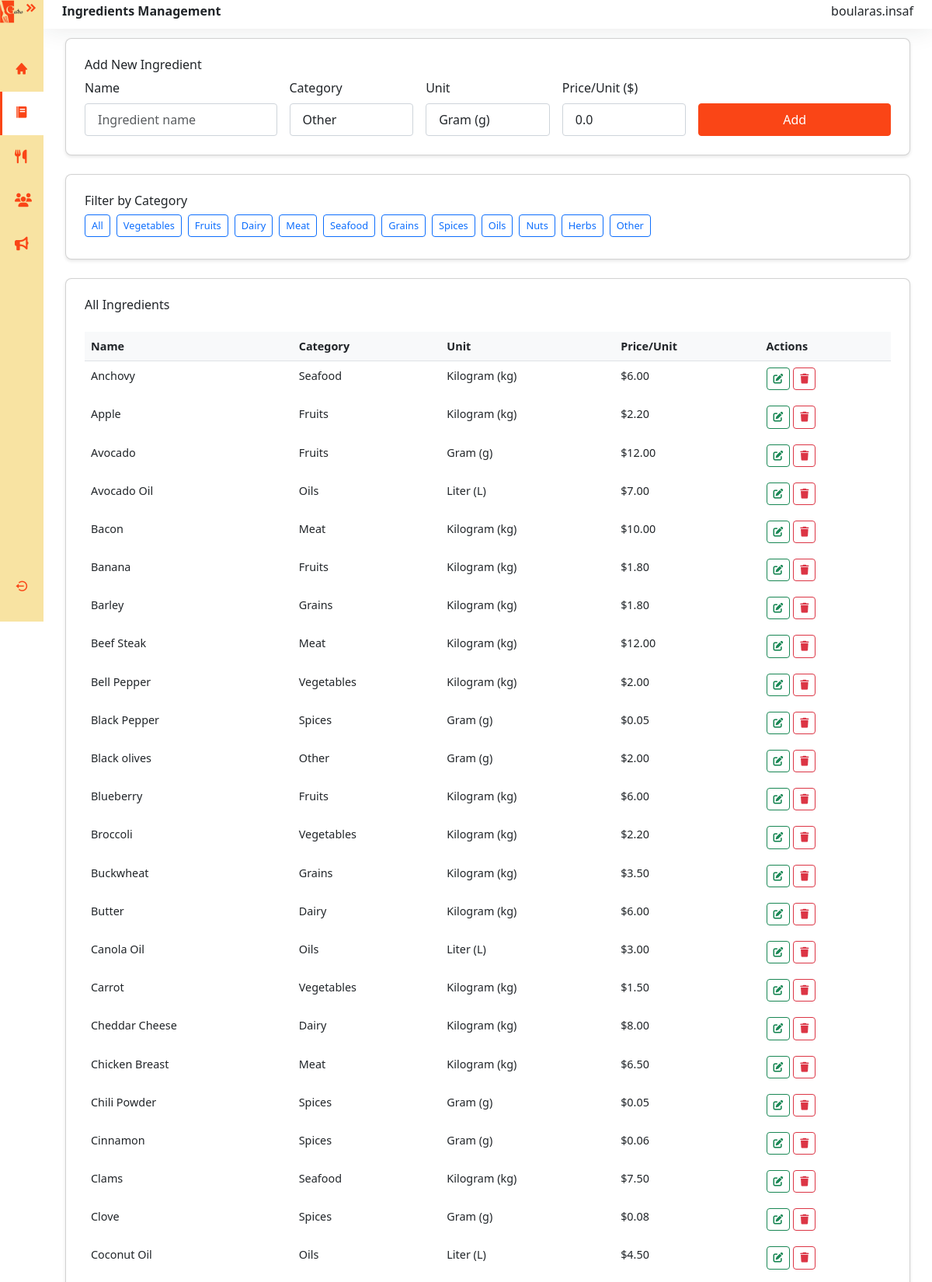
/menu/ingredients/ (signed in, upper part), run on the app's committed database.
### restaurant/models.py (models this page shows)
class User(AbstractUser):
    USER_TYPES = (
        ('PDG', 'PDG'),
        ('MANAGER', 'Manager'),
        ('CHEF', 'Chef'),
        ('SERVER', 'Server'),
        ('DELIVERY', 'Delivery Person'),
        ('CLIENT', 'Client'),
        ('SUPPLIER', 'Supplier'),
    )
    user_type = models.CharField(max_length=10, choices=USER_TYPES)
    phone = models.CharField(max_length=20)
    groups = models.ManyToManyField(
        'auth.Group',
        verbose_name='groups',
        blank=True,
        help_text='The groups this user belongs to.',
        related_name="restaurant_user_groups",
        related_query_name="restaurant_user",
    )
    user_permissions = models.ManyToManyField(
        'auth.Permission',
        verbose_name='user permissions',
        blank=True,
        help_text='Specific permissions for this user.',
        related_name="restaurant_user_permissions",
        related_query_name="restaurant_user",
    )

### menu/models.py (models this page shows, shortened)
class Ingredient(models.Model):
    CATEGORY_CHOICES = [
        ('vegetables', 'Vegetables'),
        ('fruits', 'Fruits'),
        ('dairy', 'Dairy'),
        ('meat', 'Meat'),
        ('seafood', 'Seafood'),
        ('grains', 'Grains'),
        ('spices', 'Spices'),
        ('oils', 'Oils'),
        ('nuts', 'Nuts'),
        ('herbs', 'Herbs'),
        ('other', 'Other'),
    ]
    UNIT_CHOICES = [
        ('kg', 'Kilogram (kg)'),
        ('g', 'Gram (g)'),
        ('L', 'Liter (L)'),
        ('ml', 'Milliliter (ml)'),
        ('pc', 'Piece (pc)'),
        ('tsp', 'Teaspoon (tsp)'),
        ('tbsp', 'Tablespoon (tbsp)'),
    ]
    name = models.CharField(max_length=100)
    category = models.CharField(
        max_length=20,
        choices=CATEGORY_CHOICES,
        default='other'
    )
    unit = models.CharField(
        max_length=10,
        choices=UNIT_CHOICES,
        default='g'
    )
    price_per_unit = models.DecimalField(
        max_digits=8,
        decimal_places=2,
        default=0.00
    )

### menu/views.py (the view)
# urls.py: path('ingredients/', views.ingredients_view, name='ingredients'),
def ingredients_view(request, pk=None):
    category_filter = request.GET.get('category', 'all')
    if category_filter != 'all':
        ingredients = Ingredient.objects.filter(category=category_filter).order_by('name')
    else:
        ingredients = Ingredient.objects.all().order_by('name')
    ingredient = None
    is_editing = False
    if pk:
        ingredient = get_object_or_404(Ingredient, pk=pk)
        is_editing = True
    if request.method == 'POST':
        form = IngredientForm(request.POST, instance=ingredient)
        if form.is_valid():
            form.save()
            messages.success(request, f"Ingredient {'updated' if is_editing else 'added'} successfully!")
            return redirect('ingredients')
    else:
        form = IngredientForm(instance=ingredient)
    context = {
        'ingredients': ingredients,
        'form': form,
        'is_editing': is_editing,
        'current_ingredient': ingredient,
        'category_choices': Ingredient.CATEGORY_CHOICES
    }
    return render(request, 'pdg/ingredients.html', context)

### menu/forms.py
class IngredientForm(forms.ModelForm):
    class Meta:
        model = Ingredient
        fields = ['name', 'category', 'unit', 'price_per_unit']
        widgets = {
            'name': forms.TextInput(attrs={
                'class': 'form-control',
                'placeholder': 'Ingredient name'
            }),
            'category': forms.Select(attrs={
                'class': 'form-control'
            }),
            'unit': forms.Select(attrs={
                'class': 'form-control'
            }),
            'price_per_unit': forms.NumberInput(attrs={
                'class': 'form-control',
                'placeholder': '0.00',
                'step': '0.01'
            })
        }

### templates/pdg/ingredients.html (shortened to what this page needs)
{% extends 'pdg/base.html' %}
{% load static %}
{% block extra_css %}
<link rel="stylesheet" href="https://cdnjs.cloudflare.com/ajax/libs/twitter-bootstrap/5.3.0/css/bootstrap.min.css">
<link rel="stylesheet" href="https://cdn.datatables.net/2.2.2/css/dataTables.bootstrap5.css">
<link rel="stylesheet" href="{% static 'styles/pdg/employee.css' %}">
<link rel="stylesheet" href="{% static 'styles/pdg/ingredients.css' %}">
{% endblock %}
{% block menu_active %}activate{% endblock %}
{% block content %}
<div class="main bg-white">
  <nav class="navbar navbar-expand bg-basic d-flex justify-content-between">
    <h6 class="fw-bold">Ingredients Management</h6>
    <h6>{{ request.session.display_username }}</h6>
  </nav>
  <main class="content px-3 py-1">
    <div class="container mt-2 mb-4">
      <div class="card mb-4">
        <div class="card-body">
          <h6 class="card-title">
            {% if is_editing %}
              Edit Ingredient: {{ current_ingredient.name }}
            {% else %}
              Add New Ingredient
            {% endif %}
          </h6>
          <form method="post" class="row g-3 align-items-end">
            <div class="col-md-3">
              <label class="form-label">Name</label>
              {{ form.name }}
            </div>
            <div class="col-md-2">
              <label class="form-label">Category</label>
              {{ form.category }}
            </div>
            <div class="col-md-2">
              <label class="form-label">Unit</label>
              {{ form.unit }}
            </div>
            <div class="col-md-2">
              <label class="form-label">Price/Unit ($)</label>
              {{ form.price_per_unit }}
            </div>
            <div class="col-md-3 d-flex gap-2">
              <button type="submit" class="btn btn1 flex-grow-1">
                {% if is_editing %}Update{% else %}Add{% endif %}
              </button>
            </div>
          </form>
        </div>
      </div>
      <div class="card mb-4">
        <div class="card-body">
          <h6 class="card-title">Filter by Category</h6>
          <div class="d-flex flex-wrap gap-2">
            <a href="?category=all" class="btn btn-sm btn-outline-primary">All</a>
            {% for value, label in category_choices %}
              <a href="?category={{ value }}" class="btn btn-sm btn-outline-primary">{{ label }}</a>
            {% endfor %}
          </div>
        </div>
      </div>
      <div class="card">
        <div class="card-body">
          <div class="d-flex justify-content-between mb-3">
            <h6>All Ingredients</h6>
          </div>
          <div class="table-responsive">
            <table id="example" class="table table-hover">
              <thead>
                <tr>
                  <th>Name</th>
                  <th>Category</th>
                  <th>Unit</th>
                  <th>Price/Unit</th>
                  <th>Actions</th>
                </tr>
              </thead>
              <tbody>
                {% for ing in ingredients %}
                <tr class="{% if is_editing and current_ingredient.id == ing.id %}table-active{% endif %}">
                  <td>{{ ing.name }}</td>
                  <td>{{ ing.get_category_display }}</td>
                  <td>{{ ing.get_unit_display }}</td>
                  <td>${{ ing.price_per_unit }}</td>
                  <td>
                    <a href="{% url 'ingredients' ing.id %}" class="btn btn-sm btn-outline-success">
                      <i class="fas fa-edit"></i>
                    </a>
                    <a href="{% url 'delete_ingredient' ing.id %}" class="btn btn-sm btn-outline-danger">
                      <i class="fas fa-trash"></i>
                    </a>
                  </td>
                </tr>
                {% empty %}
                <tr>
                  <td colspan="5" class="text-center">No ingredients found</td>
                </tr>
                {% endfor %}
              </tbody>
            </table>
          </div>
        </div>
      </div>
    </div>
  </main>
</div>
{% endblock %}

### static/styles/pdg/base.css (style rules this page uses)
:root { --mainColor:#FA4516; --secondColor:#F8E3A2; }
.main { display: flex; flex-direction: column; min-height: 100vh; width: 100%; overflow: hidden; transition: all 0.25s ease-in-out; background-color: rgb(255, 255, 255); margin-left: 3.5rem; padding:0rem; }

### static/styles/pdg/employee.css (style rules this page uses)
:root { --mainColor:#FA4516; --secondColor:#F8E3A2; }
.navbar { background-color: white; box-shadow:0 0 2rem 0 rgba(33, 37,41 , .1) ; padding: 0.3rem 1.5rem; }
td { border: 0; }
td a { text-decoration: none; }
h6 { transition: color 0.3s; cursor: pointer; }

### static/styles/pdg/ingredients.css (style rules this page uses)
.card { border-radius: 8px; box-shadow: 0 2px 4px rgba(0,0,0,0.1); }
.card-body { padding: 1.5rem; }
.form-label { font-weight: 500; margin-bottom: 0.5rem; display: block; }
.form-control { height: calc(1.5em + 1rem + 2px); padding: 0.5rem 1rem; border-radius: 4px; border: 1px solid #ced4da; width: 100%; }
.btn { padding: 0.5rem 1rem; border-radius: 4px; font-weight: 500; transition: all 0.2s; }
.btn1 { background-color: var(--mainColor); border-color: var(--mainColor); color: white; }
.btn-sm { padding: 0.25rem 0.5rem; font-size: 0.8rem; margin-bottom: 0.25rem; }
.table { font-size: 0.9rem; }
.table th { font-weight: 600; background-color: #f8f9fa; }

### data on the page
User: session.display_username "boularas.insaf"
Ingredient: name "Anchovy", category "Seafood", unit "Kilogram (kg)", price_per_unit "6.00"
Ingredient: name "Apple", category "Fruits", unit "Kilogram (kg)", price_per_unit "2.20"
Ingredient: name "Avocado", category "Fruits", unit "Gram (g)", price_per_unit "12.00"
Ingredient: name "Avocado Oil", category "Oils", unit "Liter (L)", price_per_unit "7.00"
Ingredient: name "Bacon", category "Meat", unit "Kilogram (kg)", price_per_unit "10.00"
Ingredient: name "Banana", category "Fruits", unit "Kilogram (kg)", price_per_unit "1.80"
Ingredient: name "Barley", category "Grains", unit "Kilogram (kg)", price_per_unit "1.80"
Ingredient: name "Beef Steak", category "Meat", unit "Kilogram (kg)", price_per_unit "12.00"
Ingredient: name "Bell Pepper", category "Vegetables", unit "Kilogram (kg)", price_per_unit "2.00"
Ingredient: name "Black Pepper", category "Spices", unit "Gram (g)", price_per_unit "0.05"
Ingredient: name "Black olives", category "Other", unit "Gram (g)", price_per_unit "2.00"
Ingredient: name "Blueberry", category "Fruits", unit "Kilogram (kg)", price_per_unit "6.00"
Ingredient: name "Broccoli", category "Vegetables", unit "Kilogram (kg)", price_per_unit "2.20"
Ingredient: name "Buckwheat", category "Grains", unit "Kilogram (kg)", price_per_unit "3.50"
Ingredient: name "Butter", category "Dairy", unit "Kilogram (kg)", price_per_unit "6.00"
Ingredient: name "Canola Oil", category "Oils", unit "Liter (L)", price_per_unit "3.00"
Ingredient: name "Carrot", category "Vegetables", unit "Kilogram (kg)", price_per_unit "1.50"
Ingredient: name "Cheddar Cheese", category "Dairy", unit "Kilogram (kg)", price_per_unit "8.00"
Ingredient: name "Chicken Breast", category "Meat", unit "Kilogram (kg)", price_per_unit "6.50"
Ingredient: name "Chili Powder", category "Spices", unit "Gram (g)", price_per_unit "0.05"
Ingredient: name "Cinnamon", category "Spices", unit "Gram (g)", price_per_unit "0.06"
Ingredient: name "Clams", category "Seafood", unit "Kilogram (kg)", price_per_unit "7.50"
Ingredient: name "Clove", category "Spices", unit "Gram (g)", price_per_unit "0.08"
Ingredient: name "Coconut Oil", category "Oils", unit "Liter (L)", price_per_unit "4.50"

### other printed values
{{ label }} "Vegetables" "Fruits" "Dairy" "Meat" "Seafood" "Grains" "Spices" "Oils" "Nuts" "Herbs" "Other"
